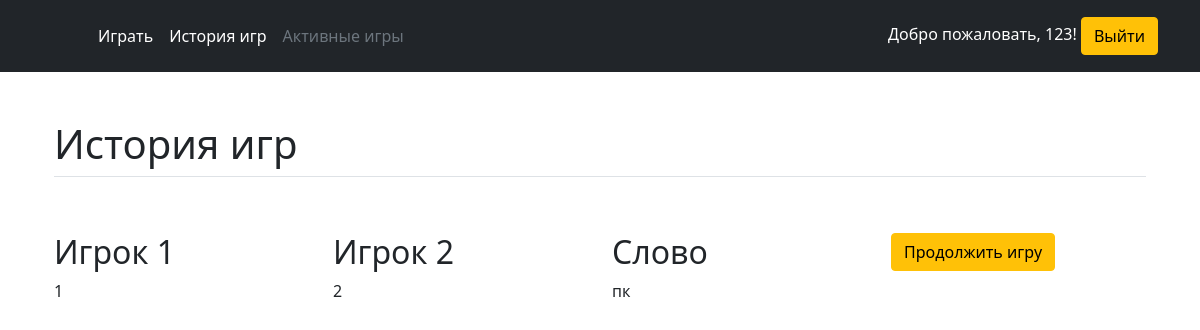
The page /active_games/ (signed in) on the database its author committed.
### main/models.py (models this page shows, shortened)
class Game(models.Model):
	account = models.ForeignKey(User, on_delete = models.PROTECT, verbose_name = 'Аккаунт', null=True)
	username = models.CharField('Имя игрока 1(загадывает слово)',max_length=16)
	username2 = models.CharField('Имя игрока 2(отгадывает слово)',max_length=16)
	word = models.CharField('Загаданное слово',max_length=25)
	create_date = models.DateTimeField('Дата создания игры',  default=now, editable=True)
	is_game_active = models.BooleanField('Игра не закончена?', default=True)
	game_result = models.BooleanField('Игрок победил?', default=False)
	encrypted_word = models.CharField('Зашифрованное слово',max_length=60)
	number_of_mistakes = models.IntegerField('Количество ошибок', default= 0)
	game_save = models.BooleanField('Игра сохранена?', default=False)
	class Meta:
		verbose_name = "Игра"
		verbose_name_plural = "Игры"
		ordering = ['-create_date']

### main/views.py (the view)
# urls.py: path('active_games/', views.active_games, name = 'active_games'),
def active_games(request):
	account = request.user
	save_games = Game.objects.filter(Q(account = account) & Q(is_game_active = True) & Q(game_save=False))
	games = Game.objects.filter(Q(account = account) & Q(is_game_active = True) )
	if (len(save_games) == 0):
		save_games = True
	else:
		save_games = False
	return render(request, 'main/active_games.html', {'games':games, 'account':account, 'save_games':save_games})

### main/templates/main/active_games.html (shortened to what this page needs)
{% load static %}
<!doctype html>
<html lang="ru">
<head>
  <link rel="stylesheet" href="{% static 'main/css/index/bootstrap.css' %}"  />
</head>
<body>
<header class="p-3 bg-dark text-white">
    <div class="container">
      <div class="d-flex flex-wrap align-items-center justify-content-center justify-content-lg-start">
        <a href="/" class="d-flex align-items-center mb-2 mb-lg-0 text-white text-decoration-none">
          <svg class="bi me-2" width="40" height="32" role="img" aria-label="Bootstrap"><use xlink:href="#bootstrap"></use></svg>
        </a>
        <ul class="nav col-12 col-lg-auto me-lg-auto mb-2 justify-content-center mb-md-0">
          <li><a href="{% url 'home' %}" class="nav-link px-2 text-white">Играть</a></li>
          <li><a href="{% url 'games_history' %}" class="nav-link px-2 text-white">История игр</a></li>
          <li><a href="{% url 'active_games' %}" class="nav-link px-2 text-secondary">Активные игры</a></li>
        </ul>
        <div class="text-end">
          Добро пожаловать, {{account}}!
          <a href="{% url 'logout' %}">
          <button type="button" class="btn btn-warning">Выйти</button>
        </a>
        </div>
      </div>
    </div>
  </header>
  <main>
{% if save_games %}
  <div class="container px-4 py-5" id="featured-3">
    <h1 class="pb-2 border-bottom">История игр</h1>
    {% if games %}
    {% for el in games %}
    <div class="row g-4 py-5 ">
      <div class="feature col">
        <h2>Игрок 1</h2>
        <p>{{el.username}}</p>
      </div>
      <div class="feature col">
        <h2>Игрок 2</h2>
        <p>{{el.username2}}</p>
      </div>
      <div class="feature col">
        <h2>Слово</h2>
        <p>{{el.word}}</p>
      </div>
      <div class="feature col">
        <a href="{% url 'home' %}?game_id={{el.pk}}">
          <button type="button" class="btn btn-warning">Продолжить игру</button>
      </a>
      </div>
    </div>
    {% endfor %}
    {% else %}
    <h2 class="pb-2">Вы пока не сыграли ни одной игры</h2>
    {% endif %}
  </div>
  {% endif %}
</main>
</body>
</html>

### rows shown on the page
Game: username "1", username2 "2", word "пк"

### other values the page prints
{{ account }} "123"
